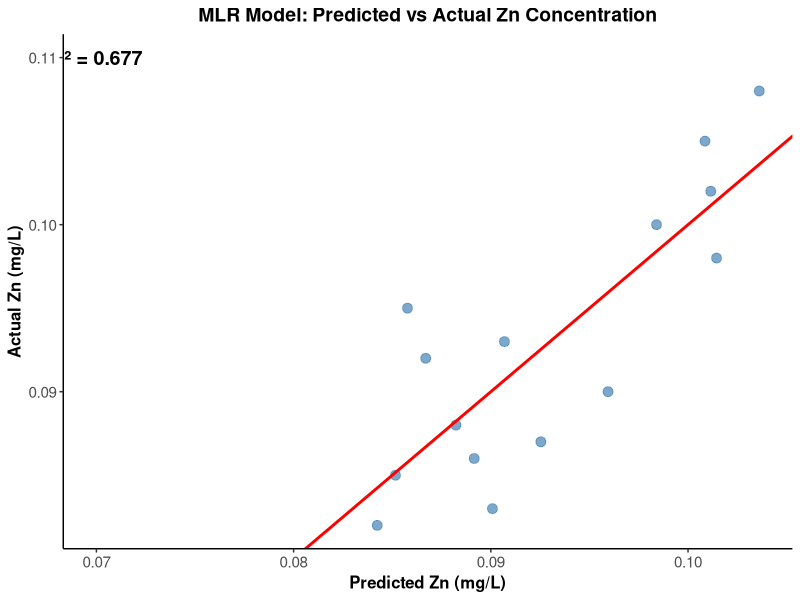
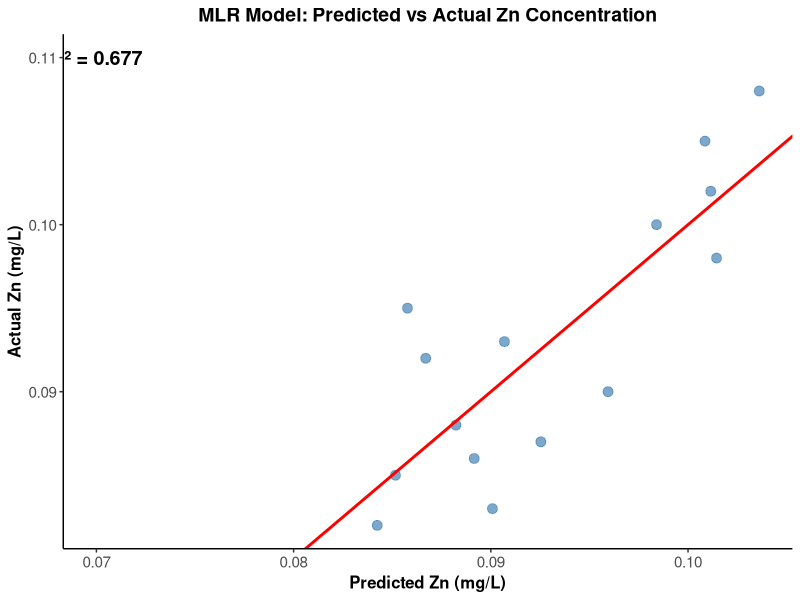

Recreate these plots in R, in order.
# ============================================
# MULTIPLE LINEAR REGRESSION - Zn Prediction
# ============================================

library(ggplot2)

# ============================================
# DATA
# ============================================

# Dry season data
dry_data <- data.frame(
  Zn = c(0.085, 0.095, 0.092, 0.088, 0.083, 0.102, 0.098, 0.108, 0.100, 0.105, 0.090, 0.087, 0.093, 0.086, 0.082),
  TH = c(130, 140, 150, 170, 190, 320, 330, 350, 280, 310, 250, 220, 200, 180, 120),
  EC = c(480, 520, 550, 620, 680, 1100, 1150, 1200, 950, 1050, 850, 780, 720, 650, 450)
)

# ============================================
# MLR MODEL
# ============================================

mlr_model <- lm(Zn ~ TH + EC, data = dry_data)

# Model summary
cat("\n=== MLR MODEL SUMMARY ===\n")
print(summary(mlr_model))

# ============================================
# PREDICTIONS AND PLOT
# ============================================

dry_data$Predicted <- predict(mlr_model, dry_data)

ggplot(dry_data, aes(x = Predicted, y = Zn)) +
  geom_point(size = 3, color = "steelblue", alpha = 0.7) +
  geom_abline(intercept = 0, slope = 1, color = "red", linewidth = 1) +
  labs(title = "MLR Model: Predicted vs Actual Zn Concentration",
       x = "Predicted Zn (mg/L)", y = "Actual Zn (mg/L)") +
  annotate("text", x = 0.07, y = 0.11, 
           label = paste("R² =", round(summary(mlr_model)$r.squared, 3)),
           size = 5, fontface = "bold") +
  theme_classic() +
  theme(plot.title = element_text(hjust = 0.5, face = "bold", size = 14),
        axis.text = element_text(size = 11),
        axis.title = element_text(size = 12, face = "bold"))

ggsave("MLR_Model_Validation.tiff", width = 8, height = 6, dpi = 600)

# ============================================
# EQUATION
# ============================================

coef <- coef(mlr_model)
cat("\n=== MLR EQUATION ===\n")
cat(sprintf("Zn (mg/l) = %.3f + %.3f × TH + %.3f × EC\n", 
            coef[1], coef[2], coef[3]))
